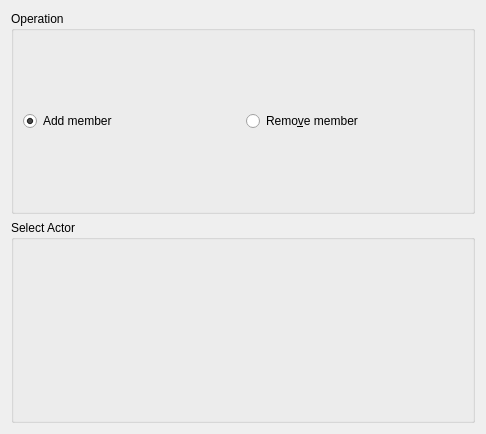
<?xml version="1.0" encoding="UTF-8"?>
<ui version="4.0">
 <class>ChangePartyWidget</class>
 <widget class="QWidget" name="ChangePartyWidget">
  <property name="geometry">
   <rect>
    <x>0</x>
    <y>0</y>
    <width>486</width>
    <height>434</height>
   </rect>
  </property>
  <layout class="QVBoxLayout" name="verticalLayout">
   <item>
    <widget class="QGroupBox" name="groupBox">
     <property name="title">
      <string>Operation</string>
     </property>
     <layout class="QHBoxLayout" name="horizontalLayout">
      <item>
       <widget class="QRadioButton" name="radioOpAdd">
        <property name="text">
         <string>Add member</string>
        </property>
        <property name="checked">
         <bool>true</bool>
        </property>
        <attribute name="buttonGroup">
         <string notr="true">groupOp_arg0</string>
        </attribute>
       </widget>
      </item>
      <item>
       <widget class="QRadioButton" name="radioOpRemove">
        <property name="text">
         <string>Remo&amp;ve member</string>
        </property>
        <attribute name="buttonGroup">
         <string notr="true">groupOp_arg0</string>
        </attribute>
       </widget>
      </item>
     </layout>
    </widget>
   </item>
   <item>
    <widget class="QGroupBox" name="groupBox_2">
     <property name="title">
      <string>Select Actor</string>
     </property>
     <layout class="QGridLayout" name="gridLayout">
      <item row="0" column="0">
       <widget class="ActorOperandWidget" name="operandActor_arg1" native="true"/>
      </item>
     </layout>
    </widget>
   </item>
  </layout>
 </widget>
 <customwidgets>
  <customwidget>
   <class>ActorOperandWidget</class>
   <extends>QWidget</extends>
   <header>ui/common/operand_widget.h</header>
   <container>1</container>
  </customwidget>
 </customwidgets>
 <resources/>
 <connections/>
 <slots>
  <slot>helpRequested()</slot>
 </slots>
 <buttongroups>
  <buttongroup name="groupOp_arg0"/>
 </buttongroups>
</ui>
